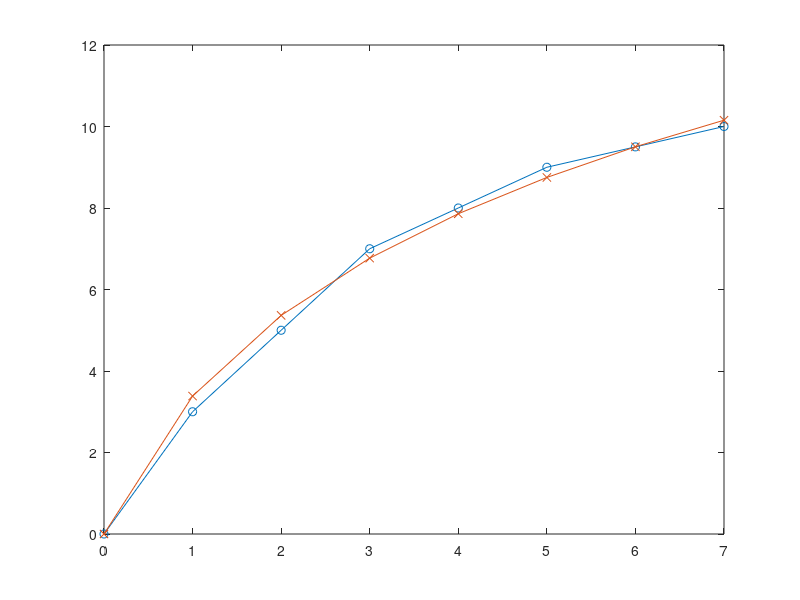

Reproduce this figure in MATLAB.
t = [0 1 2 3 4 5 6 7];
f = [0 3 5 7 8 9 9.5 10];

b = log(t+1);

c = (f*b') / (b*b');

y(t+1) = c*log(t+1);

plot(t, f, "o-", t, y, "x-");